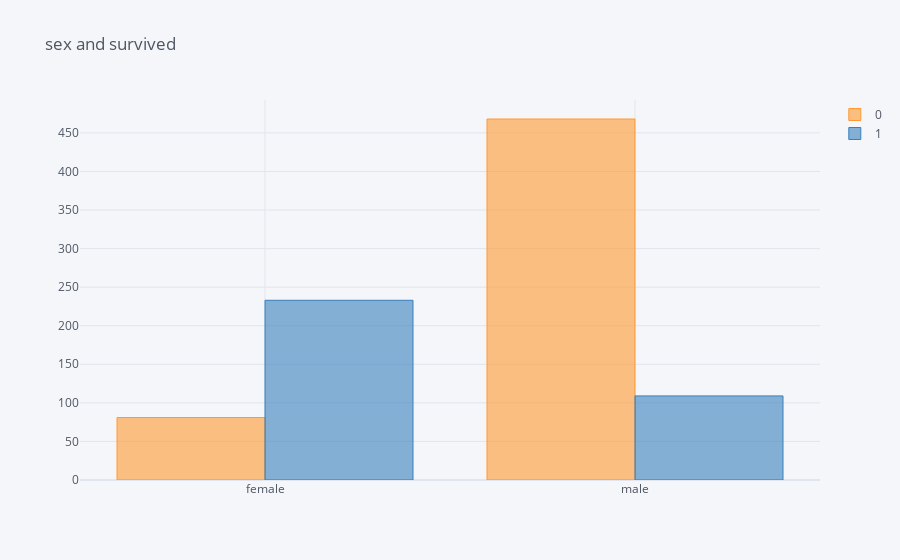

The cell this chart's notebook holds for it:
### Code cell
pd.crosstab(train['sex'], train['survived']).iplot(kind='bar', title = 'sex and survived')

### Figure 1 — Plotly figure (JSON) as saved in the notebook; plotly's stock layout.template omitted (floating-point values rounded to 4 significant figures)
{"data": [{"marker": {"color": "rgba(255, 153, 51, 0.6)", "line": {"color": "rgba(255, 153, 51, 1.0)", "width": 1}}, "name": "0", "orientation": "v", "text": "", "type": "bar", "x": ["female", "male"], "y": [81, 468]}, {"marker": {"color": "rgba(55, 128, 191, 0.6)", "line": {"color": "rgba(55, 128, 191, 1.0)", "width": 1}}, "name": "1", "orientation": "v", "text": "", "type": "bar", "x": ["female", "male"], "y": [233, 109]}], "layout": {"legend": {"bgcolor": "#F5F6F9", "font": {"color": "#4D5663"}}, "paper_bgcolor": "#F5F6F9", "plot_bgcolor": "#F5F6F9", "title": {"font": {"color": "#4D5663"}, "text": "sex and survived"}, "xaxis": {"gridcolor": "#E1E5ED", "showgrid": true, "tickfont": {"color": "#4D5663"}, "title": {"font": {"color": "#4D5663"}, "text": ""}, "zerolinecolor": "#E1E5ED"}, "yaxis": {"gridcolor": "#E1E5ED", "showgrid": true, "tickfont": {"color": "#4D5663"}, "title": {"font": {"color": "#4D5663"}, "text": ""}, "zerolinecolor": "#E1E5ED"}}}
